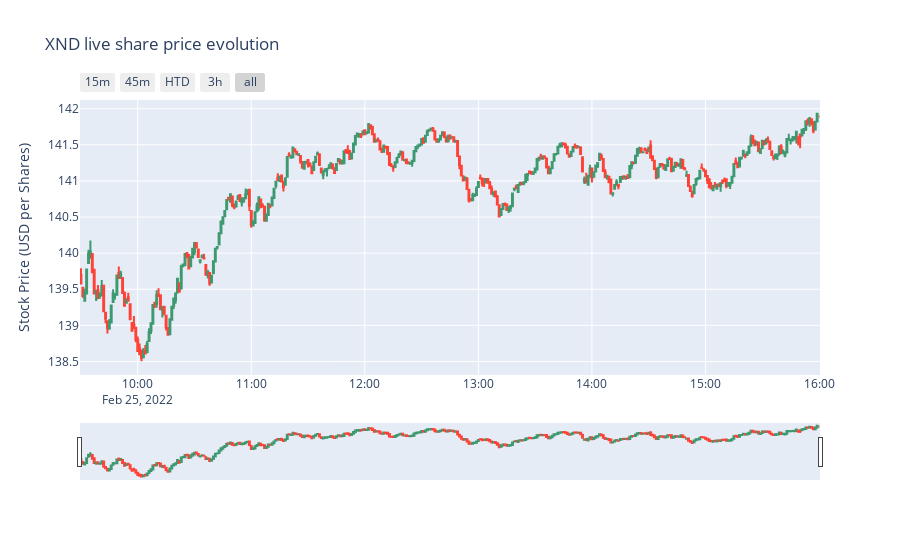

The cell this chart's notebook holds for it:
### Code cell
# Raw Package
import numpy as np
import pandas as pd

#Data Source
import yfinance as yf

#Data viz
import plotly.graph_objs as go

#Interval required 1 minute
data = yf.download(tickers='^XND', period='1d', interval='1m')

#declare figure
fig = go.Figure()

#Candlestick
fig.add_trace(go.Candlestick(x=data.index,
                open=data['Open'],
                high=data['High'],
                low=data['Low'],
                close=data['Close'], name = 'market data'))

# Add titles
fig.update_layout(
    title='XND live share price evolution',
    yaxis_title='Stock Price (USD per Shares)')

# X-Axes
fig.update_xaxes(
    rangeslider_visible=True,
    rangeselector=dict(
        buttons=list([
            dict(count=15, label="15m", step="minute", stepmode="backward"),
            dict(count=45, label="45m", step="minute", stepmode="backward"),
            dict(count=1, label="HTD", step="hour", stepmode="todate"),
            dict(count=3, label="3h", step="hour", stepmode="backward"),
            dict(step="all")
        ])
    )
)

#Show
fig.show()
data[:50]

### Figure 1 — Plotly figure (JSON) as saved in the notebook; plotly's stock layout.template omitted (floating-point values rounded to 4 significant figures; data arrays with more than 128 entries replaced by an {"elided": "..."} marker saying what was removed)
{"data": [{"close": {"elided": "391 float values"}, "high": {"elided": "391 float values"}, "low": {"elided": "391 float values"}, "name": "market data", "open": {"elided": "391 float values"}, "type": "candlestick", "x": {"elided": "391 str values"}}], "layout": {"title": {"text": "XND live share price evolution"}, "xaxis": {"rangeselector": {"buttons": [{"count": 15, "label": "15m", "step": "minute", "stepmode": "backward"}, {"count": 45, "label": "45m", "step": "minute", "stepmode": "backward"}, {"count": 1, "label": "HTD", "step": "hour", "stepmode": "todate"}, {"count": 3, "label": "3h", "step": "hour", "stepmode": "backward"}, {"step": "all"}]}, "rangeslider": {"visible": true}}, "yaxis": {"title": {"text": "Stock Price (USD per Shares)"}}}}
